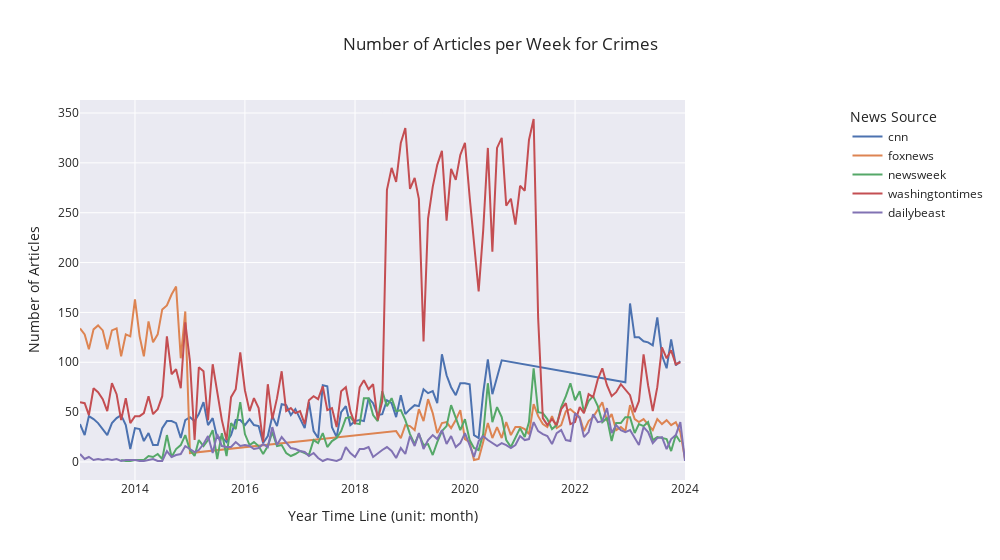

The code cell stored with this chart in its notebook:
### Code cell
graph_crime.timeline("Number of Articles per Week for Crimes")

### Figure 1 — Plotly figure (JSON) as saved in the notebook; plotly's stock layout.template omitted (floating-point values rounded to 4 significant figures; data arrays with more than 128 entries replaced by an {"elided": "..."} marker saying what was removed)
{"data": [{"hovertemplate": "Source=cnn<br>year_month=%{x}<br>Number of Articles=%{y}<extra></extra>", "legendgroup": "cnn", "line": {"color": "rgb(76,114,176)", "dash": "solid"}, "marker": {"symbol": "circle"}, "mode": "lines", "name": "cnn", "orientation": "v", "showlegend": true, "type": "scatter", "x": ["2013-01", "2013-02", "2013-03", "2013-04", "2013-05", "2013-06", "2013-07", "2013-08", "2013-09", "2013-10", "2013-11", "2013-12", "2014-01", "2014-02", "2014-03", "2014-04", "2014-05", "2014-06", "2014-07", "2014-08", "2014-09", "2014-10", "2014-11", "2014-12", "2015-01", "2015-02", "2015-03", "2015-04", "2015-05", "2015-06", "2015-07", "2015-08", "2015-09", "2015-10", "2015-11", "2015-12", "2016-01", "2016-02", "2016-03", "2016-04", "2016-05", "2016-06", "2016-07", "2016-08", "2016-09", "2016-10", "2016-11", "2016-12", "2017-01", "2017-02", "2017-03", "2017-04", "2017-05", "2017-06", "2017-07", "2017-08", "2017-09", "2017-10", "2017-11", "2017-12", "2018-01", "2018-02", "2018-03", "2018-04", "2018-05", "2018-06", "2018-07", "2018-08", "2018-09", "2018-10", "2018-11", "2018-12", "2019-01", "2019-02", "2019-03", "2019-04", "2019-05", "2019-06", "2019-07", "2019-08", "2019-09", "2019-10", "2019-11", "2019-12", "2020-01", "2020-02", "2020-03", "2020-04", "2020-05", "2020-06", "2020-07", "2020-08", "2020-09", "2022-12", "2023-01", "2023-02", "2023-03", "2023-04", "2023-05", "2023-06", "2023-07", "2023-08", "2023-09", "2023-10", "2023-11", "2023-12"], "xaxis": "x", "y": [38, 27, 46, 43, 39, 33, 27, 39, 44, 47, 37, 13, 34, 33, 21, 29, 17, 17, 34, 41, 41, 39, 24, 42, 45, 41, 48, 60, 37, 44, 24, 25, 20, 27, 42, 42, 37, 43, 37, 36, 19, 26, 46, 36, 58, 57, 47, 53, 43, 34, 60, 31, 24, 77, 76, 35, 25, 50, 56, 37, 41, 42, 41, 64, 59, 47, 48, 62, 59, 45, 67, 48, 53, 57, 56, 73, 69, 71, 59, 108, 87, 75, 67, 79, 79, 78, 27, 24, 69, 103, 68, 85, 102, 80, 159, 125, 125, 121, 120, 117, 145, 107, 94, 123, 97, 101], "yaxis": "y"}, {"hovertemplate": "Source=foxnews<br>year_month=%{x}<br>Number of Articles=%{y}<extra></extra>", "legendgroup": "foxnews", "line": {"color": "rgb(221,132,82)", "dash": "solid"}, "marker": {"symbol": "circle"}, "mode": "lines", "name": "foxnews", "orientation": "v", "showlegend": true, "type": "scatter", "x": ["2013-01", "2013-02", "2013-03", "2013-04", "2013-05", "2013-06", "2013-07", "2013-08", "2013-09", "2013-10", "2013-11", "2013-12", "2014-01", "2014-02", "2014-03", "2014-04", "2014-05", "2014-06", "2014-07", "2014-08", "2014-09", "2014-10", "2014-11", "2014-12", "2015-01", "2018-10", "2018-11", "2018-12", "2019-01", "2019-02", "2019-03", "2019-04", "2019-05", "2019-06", "2019-07", "2019-08", "2019-09", "2019-10", "2019-11", "2019-12", "2020-01", "2020-02", "2020-03", "2020-04", "2020-05", "2020-06", "2020-07", "2020-08", "2020-09", "2020-10", "2020-11", "2020-12", "2021-01", "2021-02", "2021-03", "2021-04", "2021-05", "2021-06", "2021-07", "2021-08", "2021-09", "2021-10", "2021-11", "2021-12", "2022-01", "2022-02", "2022-03", "2022-04", "2022-05", "2022-06", "2022-07", "2022-08", "2022-09", "2022-10", "2022-11", "2022-12", "2023-01", "2023-02", "2023-03", "2023-04", "2023-05", "2023-06", "2023-07", "2023-08", "2023-09", "2023-10", "2023-11", "2023-12", "2024-01"], "xaxis": "x", "y": [134, 128, 113, 133, 137, 132, 113, 132, 134, 106, 128, 126, 163, 126, 106, 141, 120, 128, 153, 157, 168, 176, 104, 151, 9, 31, 24, 37, 36, 32, 53, 41, 63, 49, 29, 39, 40, 34, 42, 52, 23, 20, 2, 3, 20, 39, 24, 35, 24, 40, 27, 35, 35, 33, 28, 58, 46, 38, 35, 46, 34, 37, 51, 53, 49, 45, 31, 41, 45, 53, 60, 41, 48, 32, 35, 31, 57, 43, 40, 43, 38, 32, 43, 38, 42, 37, 40, 30, 3], "yaxis": "y"}, {"hovertemplate": "Source=newsweek<br>year_month=%{x}<br>Number of Articles=%{y}<extra></extra>", "legendgroup": "newsweek", "line": {"color": "rgb(85,168,104)", "dash": "solid"}, "marker": {"symbol": "circle"}, "mode": "lines", "name": "newsweek", "orientation": "v", "showlegend": true, "type": "scatter", "x": ["2013-10", "2013-11", "2013-12", "2014-01", "2014-02", "2014-03", "2014-04", "2014-05", "2014-06", "2014-07", "2014-08", "2014-09", "2014-10", "2014-11", "2014-12", "2015-01", "2015-02", "2015-03", "2015-04", "2015-05", "2015-06", "2015-07", "2015-08", "2015-09", "2015-10", "2015-11", "2015-12", "2016-01", "2016-02", "2016-03", "2016-04", "2016-05", "2016-06", "2016-07", "2016-08", "2016-09", "2016-10", "2016-11", "2016-12", "2017-01", "2017-02", "2017-03", "2017-04", "2017-05", "2017-06", "2017-07", "2017-08", "2017-09", "2017-10", "2017-11", "2017-12", "2018-01", "2018-02", "2018-03", "2018-04", "2018-05", "2018-06", "2018-07", "2018-08", "2018-09", "2018-10", "2018-11", "2018-12", "2019-01", "2019-02", "2019-03", "2019-04", "2019-05", "2019-06", "2019-07", "2019-08", "2019-09", "2019-10", "2019-11", "2019-12", "2020-01", "2020-02", "2020-03", "2020-04", "2020-05", "2020-06", "2020-07", "2020-08", "2020-09", "2020-10", "2020-11", "2020-12", "2021-01", "2021-02", "2021-03", "2021-04", "2021-05", "2021-06", "2021-07", "2021-08", "2021-09", "2021-10", "2021-11", "2021-12", "2022-01", "2022-02", "2022-03", "2022-04", "2022-05", "2022-06", "2022-07", "2022-08", "2022-09", "2022-10", "2022-11", "2022-12", "2023-01", "2023-02", "2023-03", "2023-04", "2023-05", "2023-06", "2023-07", "2023-08", "2023-09", "2023-10", "2023-11", "2023-12"], "xaxis": "x", "y": [2, 1, 1, 2, 2, 2, 6, 5, 8, 3, 27, 5, 13, 17, 27, 12, 6, 22, 16, 22, 32, 3, 29, 6, 39, 33, 60, 28, 17, 20, 16, 8, 16, 30, 16, 17, 9, 6, 8, 11, 9, 7, 22, 19, 29, 15, 21, 24, 31, 44, 45, 39, 38, 64, 64, 47, 41, 71, 56, 64, 51, 52, 42, 28, 18, 28, 17, 18, 7, 20, 31, 36, 57, 45, 32, 43, 22, 14, 12, 28, 79, 40, 55, 45, 22, 15, 24, 34, 25, 40, 94, 50, 49, 43, 33, 37, 55, 66, 79, 62, 71, 50, 61, 66, 56, 40, 44, 21, 39, 39, 45, 45, 29, 38, 36, 40, 22, 25, 24, 23, 11, 27, 20], "yaxis": "y"}, {"hovertemplate": "Source=washingtontimes<br>year_month=%{x}<br>Number of Articles=%{y}<extra></extra>", "legendgroup": "washingtontimes", "line": {"color": "rgb(196,78,82)", "dash": "solid"}, "marker": {"symbol": "circle"}, "mode": "lines", "name": "washingtontimes", "orientation": "v", "showlegend": true, "type": "scatter", "x": {"elided": "131 str values"}, "xaxis": "x", "y": {"elided": "131 int values"}, "yaxis": "y"}, {"hovertemplate": "Source=dailybeast<br>year_month=%{x}<br>Number of Articles=%{y}<extra></extra>", "legendgroup": "dailybeast", "line": {"color": "rgb(129,114,179)", "dash": "solid"}, "marker": {"symbol": "circle"}, "mode": "lines", "name": "dailybeast", "orientation": "v", "showlegend": true, "type": "scatter", "x": {"elided": "130 str values"}, "xaxis": "x", "y": {"elided": "130 int values"}, "yaxis": "y"}], "layout": {"legend": {"title": {"text": "News Source"}, "tracegroupgap": 0, "x": 1.5, "xanchor": "right", "y": 0.99, "yanchor": "top"}, "title": {"text": "Number of Articles per Week for Crimes", "x": 0.5}, "width": 1000, "xaxis": {"anchor": "y", "domain": [0, 1], "title": {"text": "Year Time Line (unit: month)"}}, "yaxis": {"anchor": "x", "domain": [0, 1], "title": {"text": "Number of Articles"}}}}
